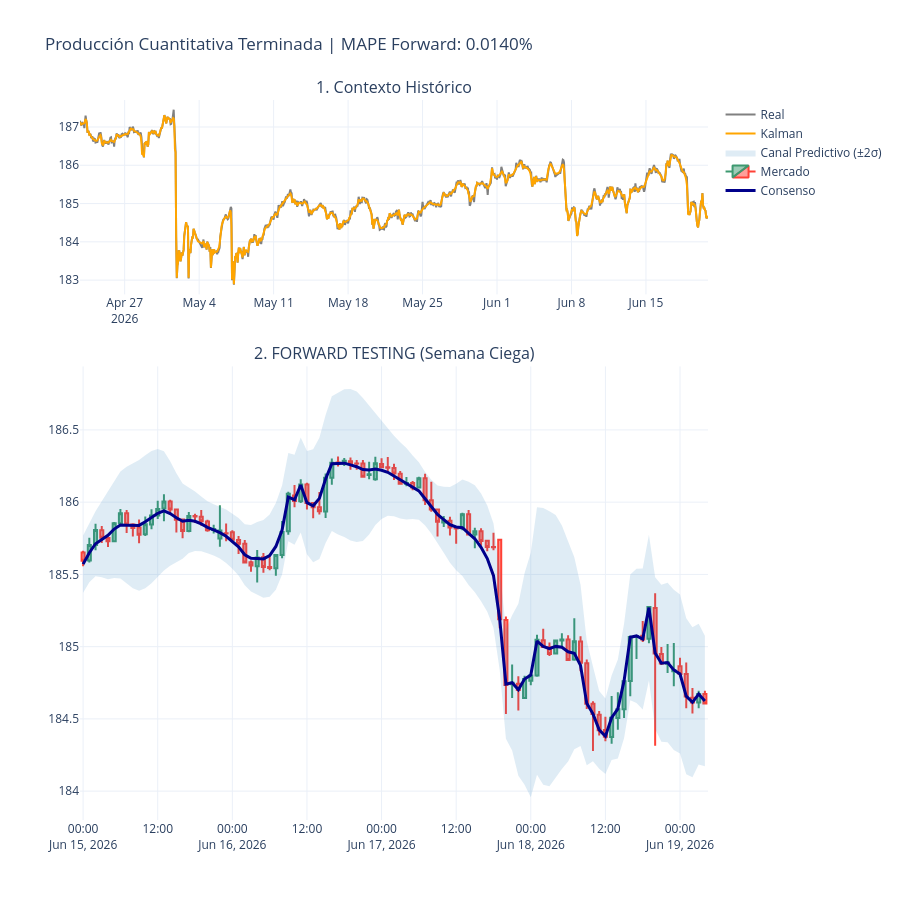

Source (notebook cell):
### Code cell
# TF: Callback contra sobreajuste (Monitorea val_loss)
early_stop_f = EarlyStopping(monitor='val_loss', patience=12, restore_best_weights=True)

# ---------------------------------------------------------------------
# FASE 6: ENTRENAMIENTO DE PRODUCCIÓN
# ---------------------------------------------------------------------
# TF: Entrenamiento con datos históricos (Excluye la semana ciega)
model_production.fit(X_all[:idx_fwd_arr], {'Res': y_res_all[:idx_fwd_arr], 'Std': y_std_all[:idx_fwd_arr]},
                     validation_split=0.15, epochs=60, batch_size=32, callbacks=[early_stop_f], verbose=0)

# ---------------------------------------------------------------------
# FASE 7: PREDICCIÓN A CIEGAS (FORWARD TESTING)
# ---------------------------------------------------------------------
# TF: Inferencia fuera de muestra (Semana ciega)
p_res_f, p_std_f = model_production.predict(X_all[idx_fwd_arr:], verbose=0)

# RECONSTRUCCIÓN MATEMÁTICA:
# sklearn: Desnormalización del residuo predicho a escala JPY
prediccion_central = k_base_all[idx_fwd_arr:] + scaler_y_res_c.inverse_transform(p_res_f).flatten()
# sklearn: Desnormalización del riesgo predicho a escala JPY
pred_std = scaler_y_std_c.inverse_transform(p_std_f).flatten()

# Canal gaussiano (+2σ) de probabilidad (95%)
banda_superior = prediccion_central + (2 * pred_std)
# Canal gaussiano (-2σ) de probabilidad (95%)
banda_inferior = prediccion_central - (2 * pred_std)

fechas_forward = fechas_all[idx_fwd_arr:]                               # Fechas del forward test
# Segmentación de datos reales de la semana ciega
df_velas_forward = df_master[df_master['time'].isin(fechas_forward)].copy()

# ---------------------------------------------------------------------
# FASE 8: RENDERIZADO DEL DASHBOARD FINAL
# ---------------------------------------------------------------------
# Plotly: Inicialización de 2 paneles temporales
fig = make_subplots(rows=2, cols=1, shared_xaxes=False, vertical_spacing=0.1, row_heights=[0.3, 0.7],
                    subplot_titles=('1. Contexto Histórico', '2. FORWARD TESTING (Semana Ciega)'))

# PANEL 1: Precio histórico de control
vista_k = -1000
fig.add_trace(go.Scatter(x=fechas_c[vista_k:], y=p_real_c[vista_k:], mode='lines', name='Real', line=dict(color='gray')), row=1, col=1)
# PANEL 1: Filtro de Kalman histórico de control
fig.add_trace(go.Scatter(x=fechas_c[vista_k:], y=senal_kalman_c[vista_k:], mode='lines', name='Kalman', line=dict(color='orange')), row=1, col=1)

# PANEL 2: Canal probabilístico unificado (±2σ)
fig.add_trace(go.Scatter(x=pd.concat([pd.Series(fechas_forward), pd.Series(fechas_forward)[::-1]]),
                         y=np.concatenate([banda_superior, banda_inferior[::-1]]), fill='toself', fillcolor='rgba(41,128,185,0.15)',
                         line=dict(color='rgba(255,255,255,0)'), name='Canal Predictivo (±2σ)'), row=2, col=1)
# PANEL 2: Velas japonesas de mercado real
fig.add_trace(go.Candlestick(x=df_velas_forward['time'], open=df_velas_forward['open'], high=df_velas_forward['high'],
                             low=df_velas_forward['low'], close=df_velas_forward['close'], name='Mercado'), row=2, col=1)
# PANEL 2: Línea central de consenso LSTM
fig.add_trace(go.Scatter(x=fechas_forward, y=prediccion_central, mode='lines', name='Consenso', line=dict(color='darkblue', width=3)), row=2, col=1)

# Cálculo de la métrica de error (MAPE) fuera de muestra
mape = np.mean(np.abs((df_velas_forward['close'].values - prediccion_central) / df_velas_forward['close'].values)) * 100

fig.update_layout(title=f'Producción Cuantitativa Terminada | MAPE Forward: {mape:.4f}%', height=900, template='plotly_white', xaxis2_rangeslider_visible=False)
# Plotly: Oclusión de fines de semana para evitar vacíos
fig.update_xaxes(rangebreaks=[dict(bounds=["sat", "mon"])]) 
fig.show()

# ---------------------------------------------------------------------
# FASE 9: EXPORTACIÓN PARA TRADING EN VIVO
# ---------------------------------------------------------------------
# TF: Guardado de red neural (.keras)
model_production.save(f"modelo_dual_{symb}.keras")
# Guardado de escalador X (.pkl)
joblib.dump(scaler_X_c, f"scaler_X_dual_{symb}.pkl")
# Guardado de escalador del residuo (.pkl)
joblib.dump(scaler_y_res_c, f"scaler_y_res_dual_{symb}.pkl")
# Guardado de escalador del riesgo (.pkl)
joblib.dump(scaler_y_std_c, f"scaler_y_std_dual_{symb}.pkl")
print("[!] CEREBRO Y ESCALADORES GUARDADOS [!]")

# =====================================================================
# FASE 10: EXPORTACIÓN PARA EL BOT DE TRADING
# =====================================================================
# Duplicación de estructura para empaquetado final
df_forward_predictions = df_velas_forward.copy()

# Consolidación de predicciones matemáticas
df_forward_predictions['prediccion_central'] = prediccion_central
df_forward_predictions['banda_superior'] = banda_superior
df_forward_predictions['banda_inferior'] = banda_inferior

# Exportación física del Forecast Sheet
archivo_predictivo = f"{symb}_H1_Predictions_Blind_Week.csv"
df_forward_predictions.to_csv(archivo_predictivo, index=False)

print(f"### Pronósticos de la semana ciega guardados correctamente como: {archivo_predictivo} ###")
